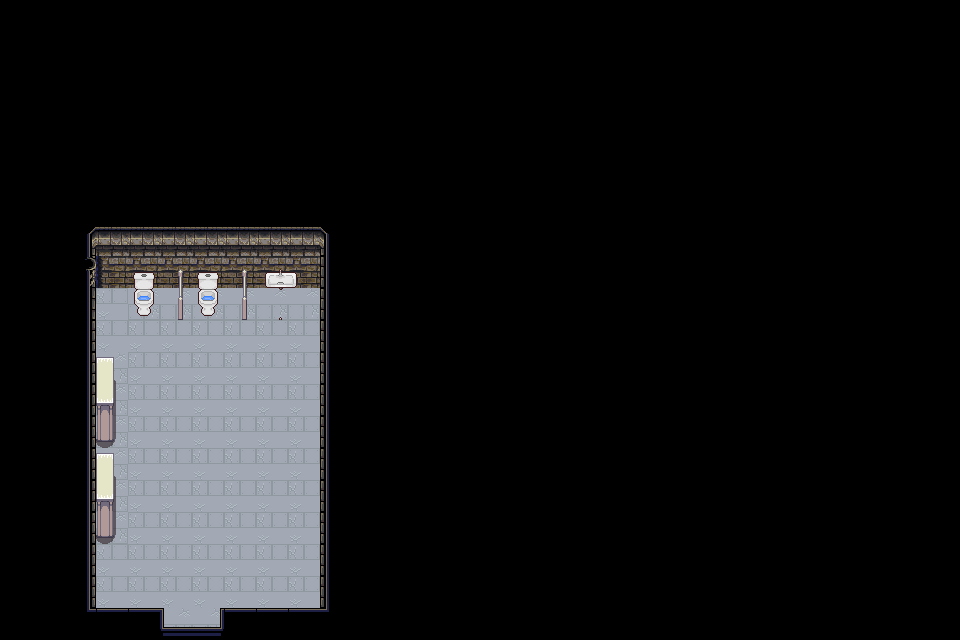

Tiled map render using the project's own tile images. Description and the whole map definition, tile-layer contents included, below:
An orthogonal 30x20 tile map with 32x32 px tiles, 3 tile layers (Calque de Tuiles 2, Collisions, Calque de Tuiles 1), 6 tilesets and 17 objects (ExitBarToilets, EntranceBarToilets, Spawn, TicketDeCaisse).

<map version="1.10" tiledversion="1.11.1" orientation="orthogonal" renderorder="right-down" width="30" height="20" tilewidth="32" tileheight="32" infinite="0" nextlayerid="6" nextobjectid="20">
 <tileset firstgid="1" source="../tsx/factory_tileset.tsx" />
 <tileset firstgid="417" source="../tsx/stone_house_interior.tsx" />
 <tileset firstgid="673" source="../tsx/Bathroom_Demo.tsx" />
 <tileset firstgid="737" source="../tsx/fixtures_BA.tsx" />
 <tileset firstgid="755" source="../tsx/white-wood.tsx" />
 <tileset firstgid="1267" source="../tsx/stone_house_interiormodif.tsx" />
 <layer id="2" name="Calque de Tuiles 2" width="30" height="20">
  <data encoding="csv">
0,0,0,0,0,0,0,0,0,0,0,0,0,0,0,0,0,0,0,0,0,0,0,0,0,0,0,0,0,0,
0,0,0,0,0,0,0,0,0,0,0,0,0,0,0,0,0,0,0,0,0,0,0,0,0,0,0,0,0,0,
0,0,0,0,0,0,0,0,0,0,0,0,0,0,0,0,0,0,0,0,0,0,0,0,0,0,0,0,0,0,
0,0,0,0,0,0,0,0,0,0,0,0,0,0,0,0,0,0,0,0,0,0,0,0,0,0,0,0,0,0,
0,0,0,0,0,0,0,0,0,0,0,0,0,0,0,0,0,0,0,0,0,0,0,0,0,0,0,0,0,0,
0,0,0,0,0,0,0,0,0,0,0,0,0,0,0,0,0,0,0,0,0,0,0,0,0,0,0,0,0,0,
0,0,1411,1411,1411,1411,1411,1411,1411,1411,1411,0,0,0,0,0,0,0,0,0,0,0,0,0,0,0,0,0,0,0,
0,0,0,0,0,0,0,0,0,0,0,0,0,0,0,0,0,0,0,0,0,0,0,0,0,0,0,0,0,0,
0,0,0,0,515,515,515,515,515,515,0,0,0,0,0,0,0,0,0,0,0,0,0,0,0,0,0,0,0,0,
0,0,0,0,79,79,79,79,79,79,0,0,0,0,0,0,0,0,0,0,0,0,0,0,0,0,0,0,0,0,
0,0,0,0,0,0,0,0,0,0,0,0,0,0,0,0,0,0,0,0,0,0,0,0,0,0,0,0,0,0,
0,0,0,79,0,0,0,0,0,0,0,0,0,0,0,0,0,0,0,0,0,0,0,0,0,0,0,0,0,0,
0,0,0,79,0,0,0,0,0,0,0,0,0,0,0,0,0,0,0,0,0,0,0,0,0,0,0,0,0,0,
0,0,0,79,0,0,0,0,0,0,0,0,0,0,0,0,0,0,0,0,0,0,0,0,0,0,0,0,0,0,
0,0,0,79,0,0,0,0,0,0,0,0,0,0,0,0,0,0,0,0,0,0,0,0,0,0,0,0,0,0,
0,0,0,79,0,0,0,0,0,0,0,0,0,0,0,0,0,0,0,0,0,0,0,0,0,0,0,0,0,0,
0,0,0,79,0,0,0,0,0,0,0,0,0,0,0,0,0,0,0,0,0,0,0,0,0,0,0,0,0,0,
0,0,0,0,0,0,0,0,0,0,0,0,0,0,0,0,0,0,0,0,0,0,0,0,0,0,0,0,0,0,
0,0,0,0,0,0,0,0,0,0,0,0,0,0,0,0,0,0,0,0,0,0,0,0,0,0,0,0,0,0,
0,0,1420,1412,1412,79,79,1412,1412,1412,1421,0,0,0,0,0,0,0,0,0,0,0,0,0,0,0,0,0,0,0
</data>
 </layer>
 <layer id="3" name="Collisions" width="30" height="20">
  <data encoding="csv">
0,0,0,0,0,0,0,0,0,0,0,0,0,0,0,0,0,0,0,0,0,0,0,0,0,0,0,0,0,0,
0,0,0,0,0,0,0,0,0,0,0,0,0,0,0,0,0,0,0,0,0,0,0,0,0,0,0,0,0,0,
0,0,0,0,0,0,0,0,0,0,0,0,0,0,0,0,0,0,0,0,0,0,0,0,0,0,0,0,0,0,
0,0,0,0,0,0,0,0,0,0,0,0,0,0,0,0,0,0,0,0,0,0,0,0,0,0,0,0,0,0,
0,0,0,0,0,0,0,0,0,0,0,0,0,0,0,0,0,0,0,0,0,0,0,0,0,0,0,0,0,0,
0,0,0,0,0,0,0,0,0,0,0,0,0,0,0,0,0,0,0,0,0,0,0,0,0,0,0,0,0,0,
0,0,0,0,0,0,0,0,0,0,0,0,0,0,0,0,0,0,0,0,0,0,0,0,0,0,0,0,0,0,
0,0,0,0,0,0,0,0,0,0,0,0,0,0,0,0,0,0,0,0,0,0,0,0,0,0,0,0,0,0,
0,0,0,0,0,0,0,0,0,0,0,0,0,0,0,0,0,0,0,0,0,0,0,0,0,0,0,0,0,0,
0,0,0,0,0,0,0,0,0,0,0,0,0,0,0,0,0,0,0,0,0,0,0,0,0,0,0,0,0,0,
0,0,0,0,0,0,0,0,0,0,0,0,0,0,0,0,0,0,0,0,0,0,0,0,0,0,0,0,0,0,
0,0,0,0,0,0,0,0,0,0,0,0,0,0,0,0,0,0,0,0,0,0,0,0,0,0,0,0,0,0,
0,0,0,0,0,0,0,0,0,0,0,0,0,0,0,0,0,0,0,0,0,0,0,0,0,0,0,0,0,0,
0,0,0,0,0,0,0,0,0,0,0,0,0,0,0,0,0,0,0,0,0,0,0,0,0,0,0,0,0,0,
0,0,0,0,0,0,0,0,0,0,0,0,0,0,0,0,0,0,0,0,0,0,0,0,0,0,0,0,0,0,
0,0,0,0,0,0,0,0,0,0,0,0,0,0,0,0,0,0,0,0,0,0,0,0,0,0,0,0,0,0,
0,0,0,0,0,0,0,0,0,0,0,0,0,0,0,0,0,0,0,0,0,0,0,0,0,0,0,0,0,0,
0,0,0,0,0,0,0,0,0,0,0,0,0,0,0,0,0,0,0,0,0,0,0,0,0,0,0,0,0,0,
0,0,0,0,0,0,0,0,0,0,0,0,0,0,0,0,0,0,0,0,0,0,0,0,0,0,0,0,0,0,
0,0,0,0,0,0,0,0,0,0,0,0,0,0,0,0,0,0,0,0,0,0,0,0,0,0,0,0,0,0
</data>
 </layer>
 <objectgroup id="4" name="Waypoints">
  <object id="1" name="ExitBarToilets" x="165" y="560" width="54.5" height="63.5">
   <properties>
    <property name="is_locked" type="bool" value="true" />
   </properties>
  </object>
  <object id="2" name="EntranceBarToilets" x="192.675" y="576.398">
   <point />
  </object>
  <object id="3" name="Spawn" x="194.301" y="578.024">
   <point />
  </object>
  <object id="19" name="TicketDeCaisse" x="266.667" y="271.333" width="28" height="54" />
 </objectgroup>
 <objectgroup id="5" name="Collisions">
  <object id="4" x="97" y="476.5" width="16.5" height="60.5" />
  <object id="5" x="97.5" y="378" width="15" height="61" />
  <object id="6" x="87.5" y="227" width="9.5" height="382.5" />
  <object id="7" x="97.5" y="226.5" width="228.5" height="60.25" />
  <object id="8" x="319.5" y="277.5" width="7" height="340" />
  <object id="9" x="220.227" y="608.5" width="98.2727" height="10" />
  <object id="10" x="87" y="607.909" width="77.3636" height="9.59091" />
  <object id="11" x="135" y="273" width="18" height="42.25" />
  <object id="12" x="198.5" y="273" width="18.5" height="42" />
  <object id="13" x="266" y="271.5" width="29.5" height="18.25" />
  <object id="16" x="159.75" y="608.875" width="4.75" height="29.375" />
  <object id="17" x="219.75" y="608.886" width="5" height="28.3636" />
  <object id="18" x="164.5" y="627.25" width="55.25" height="10.25" />
 </objectgroup>
 <layer id="1" name="Calque de Tuiles 1" width="30" height="20">
  <data encoding="csv">
0,0,0,0,0,0,0,0,0,0,0,0,0,0,0,0,0,0,0,0,0,0,0,0,0,0,0,0,0,0,
0,0,0,0,0,0,0,0,0,0,0,0,0,0,0,0,0,0,0,0,0,0,0,0,0,0,0,0,0,0,
0,0,0,0,0,0,0,0,0,0,0,0,0,0,0,0,0,0,0,0,0,0,0,0,0,0,0,0,0,0,
0,0,0,0,0,0,0,0,0,0,0,0,0,0,0,0,0,0,0,0,0,0,0,0,0,0,0,0,0,0,
0,0,0,0,0,0,0,0,0,0,0,0,0,0,0,0,0,0,0,0,0,0,0,0,0,0,0,0,0,0,
0,0,0,0,0,0,0,0,0,0,0,0,0,0,0,0,0,0,0,0,0,0,0,0,0,0,0,0,0,0,
0,0,0,0,0,0,0,0,0,0,0,0,0,0,0,0,0,0,0,0,0,0,0,0,0,0,0,0,0,0,
0,0,497,499,499,499,499,499,499,499,496,0,0,0,0,0,0,0,0,0,0,0,0,0,0,0,0,0,0,0,
0,0,513,514,742,1036,742,1036,740,741,523,0,0,0,0,0,0,0,0,0,0,0,0,0,0,0,0,0,0,0,
0,0,529,3221225551,748,1052,748,1052,746,747,523,0,0,0,0,0,0,0,0,0,0,0,0,0,0,0,0,0,0,0,
0,0,524,3221225551,3221225551,3221225551,3221225551,3221225551,3221225551,3221225551,523,0,0,0,0,0,0,0,0,0,0,0,0,0,0,0,0,0,0,0,
0,0,524,826,3221225551,3221225551,3221225551,3221225551,3221225551,3221225551,523,0,0,0,0,0,0,0,0,0,0,0,0,0,0,0,0,0,0,0,
0,0,524,842,3221225551,3221225551,3221225551,3221225551,3221225551,3221225551,523,0,0,0,0,0,0,0,0,0,0,0,0,0,0,0,0,0,0,0,
0,0,524,858,3221225551,3221225551,3221225551,3221225551,3221225551,3221225551,523,0,0,0,0,0,0,0,0,0,0,0,0,0,0,0,0,0,0,0,
0,0,524,826,3221225551,3221225551,3221225551,3221225551,3221225551,3221225551,523,0,0,0,0,0,0,0,0,0,0,0,0,0,0,0,0,0,0,0,
0,0,524,842,3221225551,3221225551,3221225551,3221225551,3221225551,3221225551,523,0,0,0,0,0,0,0,0,0,0,0,0,0,0,0,0,0,0,0,
0,0,524,858,3221225551,3221225551,3221225551,3221225551,3221225551,3221225551,523,0,0,0,0,0,0,0,0,0,0,0,0,0,0,0,0,0,0,0,
0,0,524,3221225551,3221225551,3221225551,3221225551,3221225551,3221225551,3221225551,523,0,0,0,0,0,0,0,0,0,0,0,0,0,0,0,0,0,0,0,
0,0,524,3221225551,3221225551,3221225551,3221225551,3221225551,3221225551,3221225551,523,0,0,0,0,0,0,0,0,0,0,0,0,0,0,0,0,0,0,0,
0,0,0,0,0,565,566,0,0,0,0,0,0,0,0,0,0,0,0,0,0,0,0,0,0,0,0,0,0,0
</data>
 </layer>
</map>
